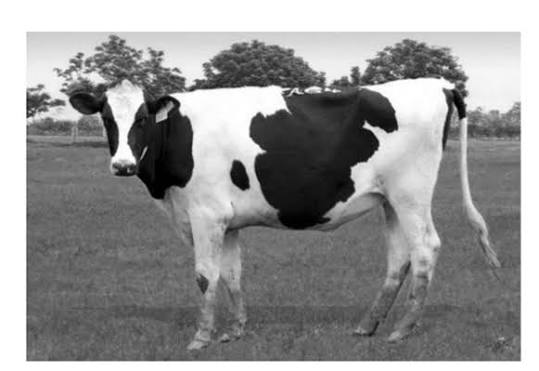
//> input picture Hafta4/cow.jpg, 539 x 371 px
$ ./hafta_4_zamanı_kıyaslama   (built with g++ and OpenCV 4)
//> lines starting //> are read from the running program, lines starting //| are printed output that depends on the picture; after the words box and inside, x2 and y2 are one past the last pixel; in counts of white or black regions, pixels touching at a corner belong together
#include <opencv2/opencv.hpp>
#include <iostream>
#include <algorithm>
#include <cmath>
#include <chrono>

using namespace cv;
using namespace std;

int main() {
    Mat img = imread("/content/cow.jpg", IMREAD_GRAYSCALE);
//> img is the input picture: 371 rows x 539 cols, CV_8UC1; min 0, max 255, mean 149.4

    if (img.empty()) {
        cout << "Image bulunmadı!" << endl;
        return 1;
    }

{
    // PREWİT
    auto start = std::chrono::high_resolution_clock::now();

    // Step 1: Light Gaussian smoothing
    Mat smoothed;
    GaussianBlur(img, smoothed, Size(3, 3), 0.8);

    // Step 2: Prewitt filter
    Mat result = Mat::zeros(img.size(), CV_8UC1);

    int kernel[3][3] = {
        {-1, 0, 1},
        {-1, 0, 1},
        {-1, 0, 1}
    };

    for (int y = 1; y < smoothed.rows - 1; y++) {
        for (int x = 1; x < smoothed.cols - 1; x++) {
            int sum = 0;

            for (int ky = -1; ky <= 1; ky++) {
                for (int kx = -1; kx <= 1; kx++) {
                    sum += kernel[ky + 1][kx + 1] *
                           smoothed.at<uchar>(y + ky, x + kx);
                }
            }

            result.at<uchar>(y, x) =
                (uchar)min(255, abs(sum));
        }
    }
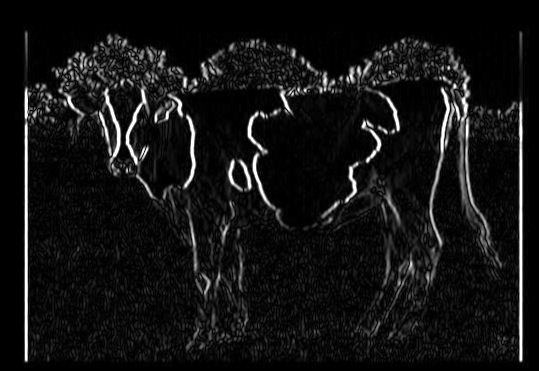
//> result: 371 rows x 539 cols, CV_8UC1; min 0, max 255, mean 19.2

    auto end = std::chrono::high_resolution_clock::now();
    cout << "PREWİT: " << std::chrono::duration<double, std::milli>(end - start).count() << " ms" << endl;
    //imwrite("/content/hafta_4_gaussian_yumuşak.png", smoothed);
    //imwrite("/content/hafta_4_prewitt_result.png", result);

}
{
    // SOBEL DIKEY
    auto start = std::chrono::high_resolution_clock::now();

    // Step 1: Light Gaussian smoothing
    Mat smoothed;
    GaussianBlur(img, smoothed, Size(3, 3), 0.8);

    // Step 2: Sobel D'key filter
    Mat result = Mat::zeros(img.size(), CV_8UC1);

    int kernel[3][3] = {
        {-1, 0, 1},
        {-2, 0, 2},
        {-1, 0, 1}
    };

    for (int y = 1; y < smoothed.rows - 1; y++) {
        for (int x = 1; x < smoothed.cols - 1; x++) {
            int sum = 0;

            for (int ky = -1; ky <= 1; ky++) {
                for (int kx = -1; kx <= 1; kx++) {
                    sum += kernel[ky + 1][kx + 1] *
                           smoothed.at<uchar>(y + ky, x + kx);
                }
            }

            result.at<uchar>(y, x) =
                (uchar)min(255, abs(sum));
        }
    }
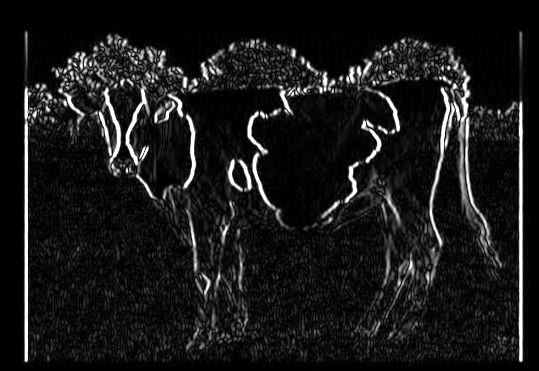
//> result: 371 rows x 539 cols, CV_8UC1; min 0, max 255, mean 24.8

    auto end = std::chrono::high_resolution_clock::now();
    cout << "SOBEL DIKEY: " << std::chrono::duration<double, std::milli>(end - start).count() << " ms" << endl;
    //imwrite("/content/hafta_4_gaussian_yumuşak.png", smoothed);
    //imwrite("/content/hafta_4_sobel_dikey_result.png", result);

}
{
    // SOBEL YATAY
    auto start = std::chrono::high_resolution_clock::now();

    // Step 1: Light Gaussian smoothing
    Mat smoothed;
    GaussianBlur(img, smoothed, Size(3, 3), 0.8);

    // Step 2: Sobel D'key filter
    Mat result = Mat::zeros(img.size(), CV_8UC1);

    int kernel[3][3] = {
        {-1, -2, -1},
        { 0,  0,  0},
        { 1,  2,  1}
    };

    for (int y = 1; y < smoothed.rows - 1; y++) {
        for (int x = 1; x < smoothed.cols - 1; x++) {
            int sum = 0;

            for (int ky = -1; ky <= 1; ky++) {
                for (int kx = -1; kx <= 1; kx++) {
                    sum += kernel[ky + 1][kx + 1] *
                           smoothed.at<uchar>(y + ky, x + kx);
                }
            }

            result.at<uchar>(y, x) =
                (uchar)min(255, abs(sum));
        }
    }
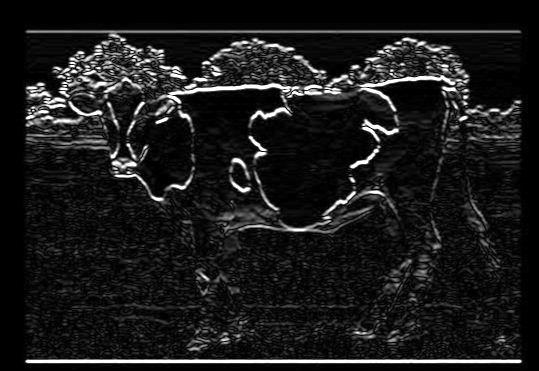
//> result: 371 rows x 539 cols, CV_8UC1; min 0, max 255, mean 27


    auto end = std::chrono::high_resolution_clock::now();
    cout << "SOBEL YATAY: " << std::chrono::duration<double, std::milli>(end - start).count() << " ms" << endl;
    //imwrite("/content/hafta_4_gaussian_yumuşak.png", smoothed);
    //imwrite("/content/hafta_4_sobel_yatay_result.png", result);


}
{
    // LAPLACIAN 3X3
    auto start = std::chrono::high_resolution_clock::now();

    Mat smoothed;
    GaussianBlur(img, smoothed, Size(3, 3), 0.8);

    //  Laplacian filter
    Mat result = Mat::zeros(img.size(), CV_8UC1);

    int kernel[3][3] = {
      { 0, -1,  0},
      {-1,  4, -1},
      { 0, -1,  0}
    };

    for (int y = 1; y < smoothed.rows - 1; y++) {
        for (int x = 1; x < smoothed.cols - 1; x++) {
            int sum = 0;

            for (int ky = -1; ky <= 1; ky++) {
                for (int kx = -1; kx <= 1; kx++) {
                    sum += kernel[ky + 1][kx + 1] *
                           smoothed.at<uchar>(y + ky, x + kx);
                }
            }

            result.at<uchar>(y, x) =
                (uchar)min(255, abs(sum));
        }
    }
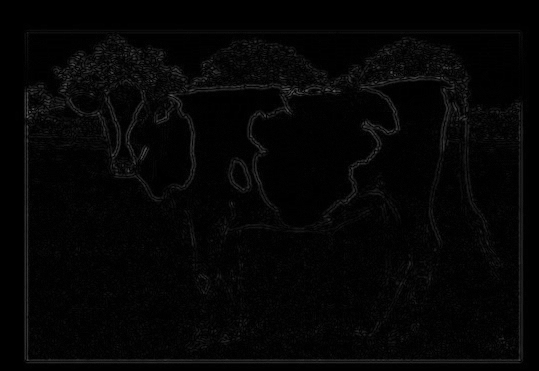
//> result: 371 rows x 539 cols, CV_8UC1; min 0, max 96, mean 4.9

        // Normalize for visibility
    Mat result_normalize;
    normalize(result, result_normalize, 0, 255, NORM_MINMAX);
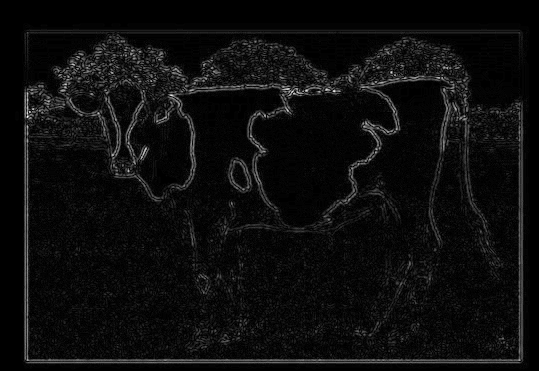
//> result_normalize: 371 rows x 539 cols, CV_8UC1; min 0, max 255, mean 13.2


    auto end = std::chrono::high_resolution_clock::now();
    cout << "LAPLACIAN 3X3: " << std::chrono::duration<double, std::milli>(end - start).count() << " ms" << endl;
    //imwrite("/content/hafta_4_gaussian_yumuşak.png", smoothed);
    //imwrite("/content/hafta_4_laplacian_normalize.png", result_normalize);

}
{
    // LAPLACIAN 7X7
    auto start = std::chrono::high_resolution_clock::now();


    // 7x7 LoG kernel
    int kernel[7][7] = {
        { 0,  0, -1, -1, -1,  0,  0},
        { 0, -1, -3, -3, -3, -1,  0},
        {-1, -3,  0,  7,  0, -3, -1},
        {-1, -3,  7, 32,  7, -3, -1},
        {-1, -3,  0,  7,  0, -3, -1},
        { 0, -1, -3, -3, -3, -1,  0},
        { 0,  0, -1, -1, -1,  0,  0}
    };

    Mat response = Mat::zeros(img.size(), CV_32F);

    // Manual convolution
    for (int y = 3; y < img.rows - 3; y++) {
        for (int x = 3; x < img.cols - 3; x++) {
            int sum = 0;

            for (int ky = -3; ky <= 3; ky++) {
                for (int kx = -3; kx <= 3; kx++) {
                    sum += kernel[ky + 3][kx + 3] *
                           img.at<uchar>(y + ky, x + kx);
                }
            }

            response.at<float>(y, x) = abs(sum);
        }
    }
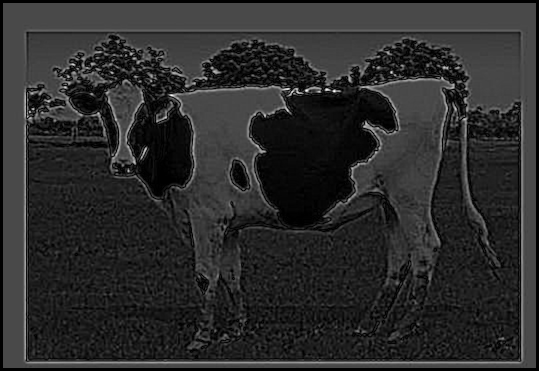
//> response: 371 rows x 539 cols, CV_32FC1; min 0, max 7060, mean 1227.6; drawn with min black and max white

    Mat result;
    normalize(response, result, 0, 255, NORM_MINMAX);
//> result: 371 rows x 539 cols, CV_32FC1
    result.convertTo(result, CV_8UC1);
//> result: 371 rows x 539 cols, CV_8UC1


    auto end = std::chrono::high_resolution_clock::now();
    cout << "LAPLACIAN 7X7: " << std::chrono::duration<double, std::milli>(end - start).count() << " ms" << endl;
    //imwrite("/content/hafta_4_laplacian_normalize_7x7.png", result);
}
{
    //CANNY
    auto start = std::chrono::high_resolution_clock::now();

    // Gaussian smoothing
    Mat smoothed;
    GaussianBlur(img, smoothed, Size(3, 3), 0.8);

    // Canny edge detection
    Mat result;
    Canny(smoothed, result, 50, 150);
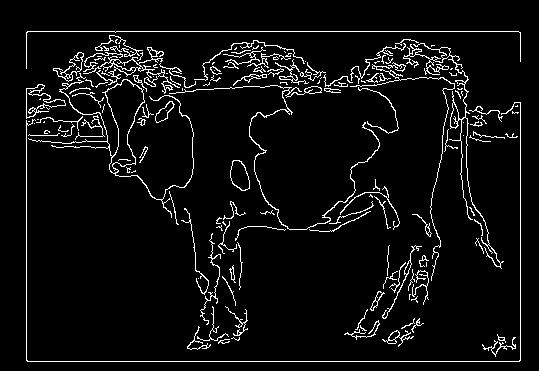
//> result: 371 rows x 539 cols, CV_8UC1; 5.6% white in thin lines or dots, all inside (x1, y1, x2, y2) = (26, 31, 521, 362)


    auto end = std::chrono::high_resolution_clock::now();
    cout << "CANNY: " << std::chrono::duration<double, std::milli>(end - start).count() << " ms" << endl;
    //imwrite("/content/hafta_4_canny.png", result);


}

}
